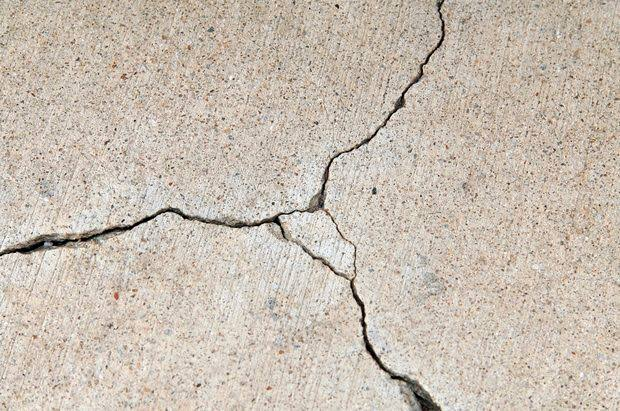
#> input picture img/Grietas/grietas_concreto.jpg, 620 x 411 px, found by its file name
$ python GrietasConcreto.py
#> lines starting #> are read from the running program, lines starting #| are printed output that depends on the picture; after the words box and inside, x2 and y2 are one past the last pixel; in counts of white or black regions, pixels touching at a corner belong together
# -*- coding: utf-8 -*-
"""
Created on Mon Jan 27 15:13:05 2020

@author: toshiba

Tema: Detectar agrietamiento de concreto.
NOTA: Para obtener el ancho menor de la grita señalada, se puede usar la fórmula:
                    p = 2*pi*(sqrt(r**2 - s**2) / 2), ya teniendo el perímetro de la imagen recortada
"""
import cv2


umbral = 150
radio = 3
kernel_size = 3

imagen = cv2.imread('img\\Grietas\\grietas_concreto.jpg')
#> imagen is the input picture: shape (411, 620, 3); mean B, G, R 178.4, 190.6, 201.3
cv2.imshow('Imagen Original', imagen)

gray = cv2.cvtColor(imagen, cv2.COLOR_BGR2GRAY)
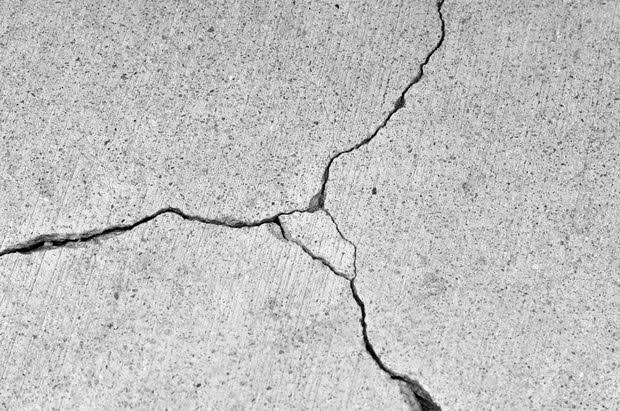
#> gray: shape (411, 620); min 0, max 255, mean 192.4
bordes = cv2.GaussianBlur(gray, (3,3), 0) #Aplica filtro de distorsión a la imagen
bordes = cv2.Canny(bordes, umbral, umbral*radio, apertureSize = kernel_size)
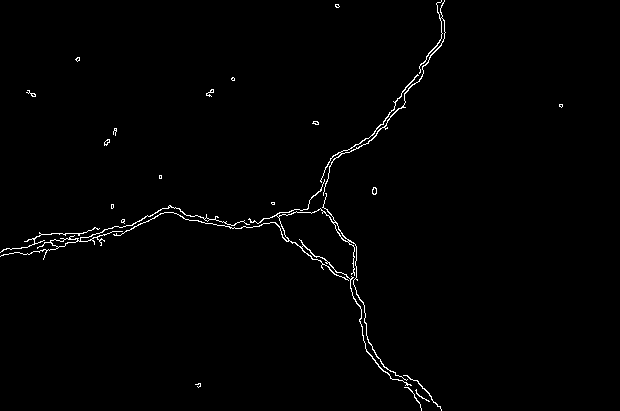
#> bordes: shape (411, 620); 1.1% white in thin lines or dots
bordes = cv2.dilate(bordes, None, iterations=1)  # Dilata el contorno de las figuras
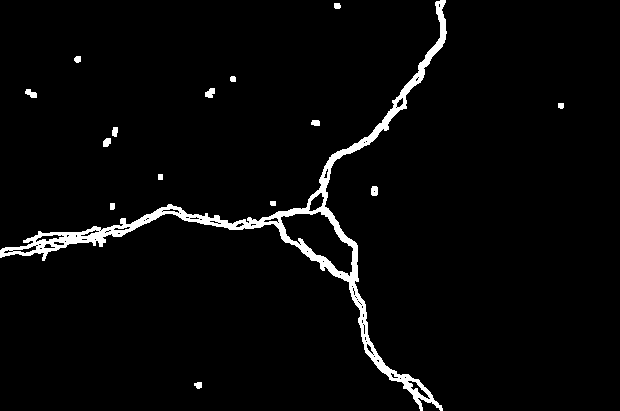
#> bordes: shape (411, 620); 3.2% white; 15 white regions, largest, box (x1, y1, x2, y2) and area: (0, 0, 447, 411) 7562, (205, 88, 215, 98) 73, (25, 89, 37, 98) 69
bordes = cv2.erode(bordes, None, iterations=1)  # Erosiona el contorno de las figuras
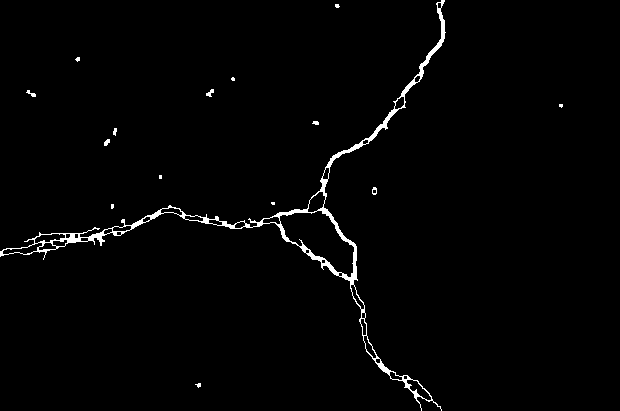
#> bordes: shape (411, 620); 1.6% white; 15 white regions (8 under 20 px)
contorno,hierachy = cv2.findContours(bordes, cv2.RETR_EXTERNAL, cv2.CHAIN_APPROX_SIMPLE)
#> contorno = 15 contours, 12 with area under 20; largest, box (x1, y1, x2, y2) and area: (0, 0, 446, 411) 7172, (372, 187, 377, 195) 25, (206, 89, 214, 97) 22

cv2.drawContours(imagen, contorno, -1, (0,0,255), 2)
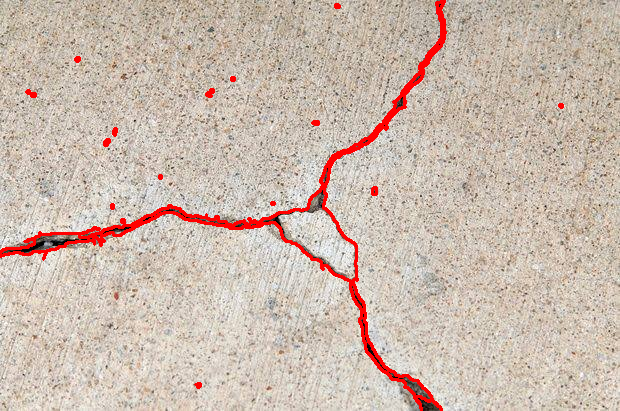
#> imagen: shape (411, 620, 3); 2.65% of pixels changed, all inside (x1, y1, x2, y2) = (0, 0, 564, 411)


cv2.imshow('Imagen con Deteccion', imagen)
#cv2.imshow('Bordes', bordes)

cv2.waitKey(0)
cv2.destroyAllWindows()
